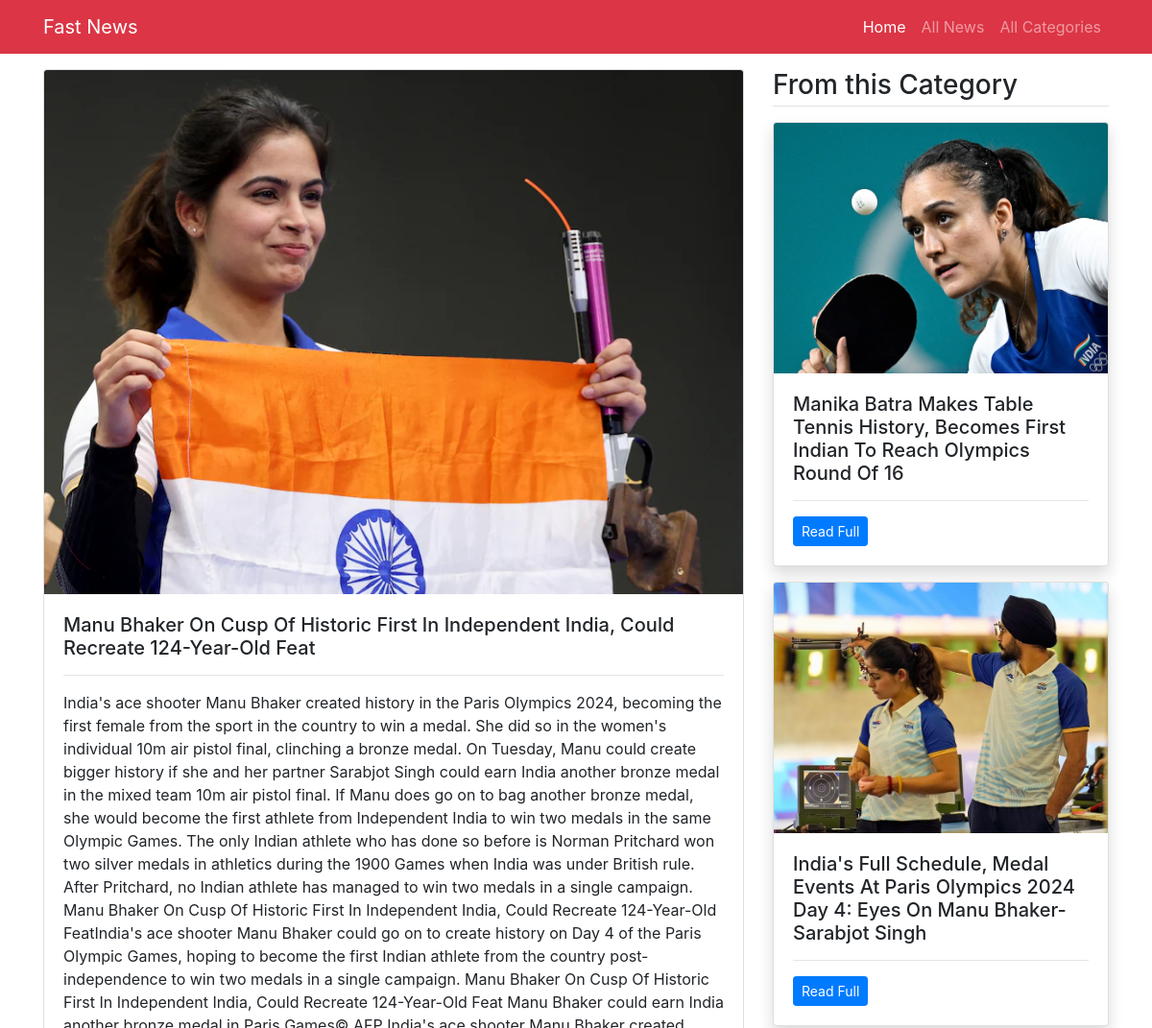
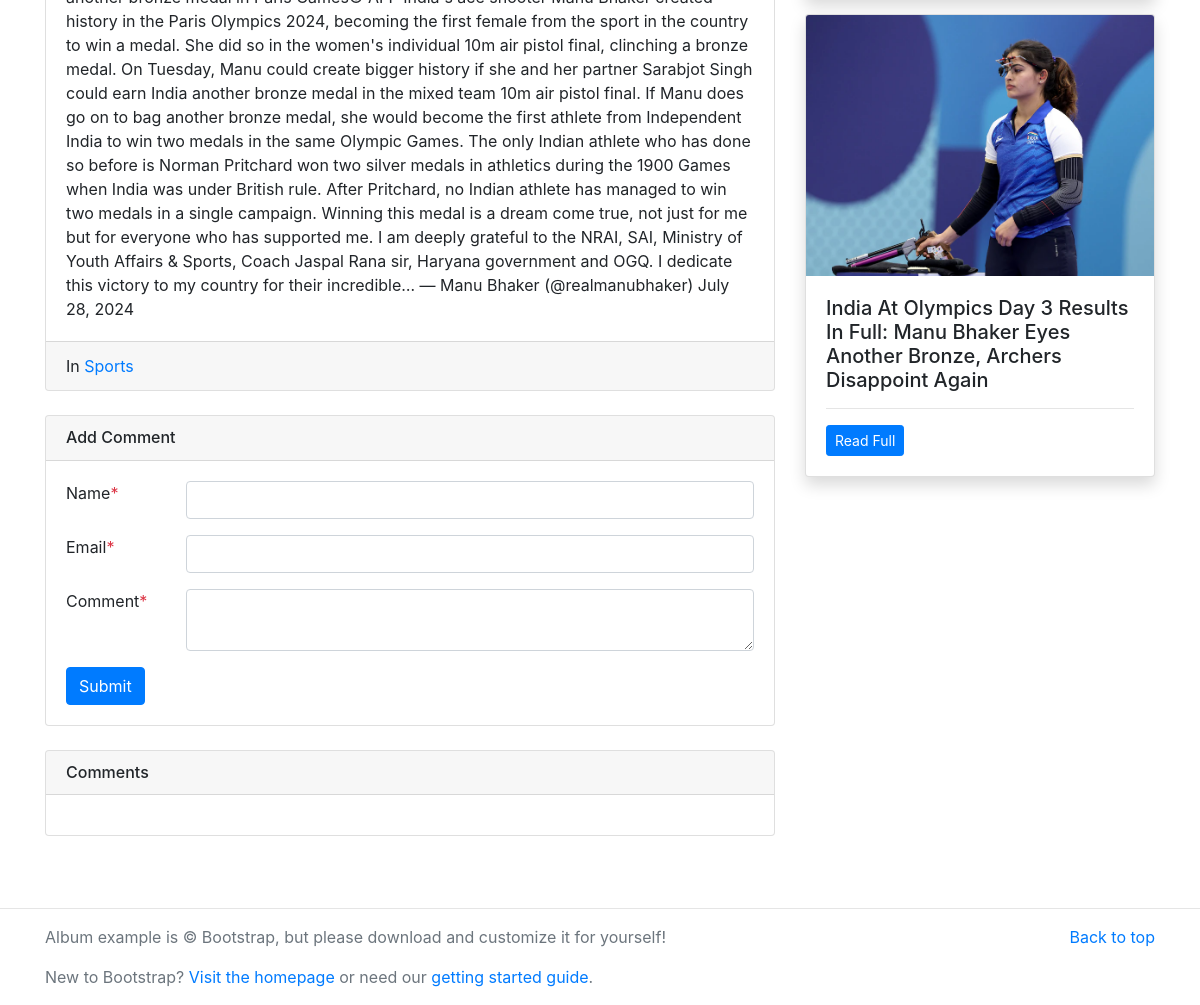
Screenshot of /detail/9 with the database file from the repository (2 pictures, top to bottom).
### news/main/models.py (models this page shows, shortened)
class News(models.Model):
    category=models.ForeignKey(Category,on_delete=models.CASCADE)
    title=models.CharField(max_length=300)
    image=models.ImageField(upload_to='imgs/')
    detail=models.TextField()
    add_time=models.DateTimeField(auto_now_add=True)
    class Meta:
        verbose_name_plural='News'

class Category(models.Model):
    title=models.CharField(max_length=200)
    category_image=models.ImageField(upload_to='imgs/')
    class Meta:
        verbose_name_plural='Categories'

### news/main/views.py (the view, shortened to what this page needs)
# urls.py: path('detail/<int:id>',views.detail,name='detail'),
def detail(request,id):
    news=News.objects.get(pk=id)
    category=Category.objects.get(id=news.category.id)
    rel_news=News.objects.filter(category=category).exclude(id=id)
    comments=Comment.objects.filter(news=news,status=True).order_by('-id')
    return render(request,'detail.html',{
        'news':news,
        'related_news':rel_news,
        'comments':comments
    })

### news/main/templates/detail.html (shortened to what this page needs)
{% extends 'base.html' %}
{% block content %}
<main class="container mt-3 mb-5">
	<div class="row my-3">
		<div class="col-md-8">
			<div class="card mb-3">
                <img src="/media/{{news.image}}" class="card-img-top" alt="{{news.title}}">
			  <div class="card-body">
			    <h5 class="card-title">{{news.title}}</h5>
			    <hr/>
			    <p class="card-text">{{news.detail}}</p>
			  </div>
			  <div class="card-footer">
			  	In <a href="/category/{{news.category.id}}">{{news.category.title}}</a>
			  </div>
			</div>
			<div class="card my-4">
				<h6 class="card-header">Add Comment</h6>
				<div class="card-body">
					<form method="post" action="/detail/{{news.id}}">
						<div class="form-group row">
							<label class="col-md-2">Name<span class="text-danger">*</span></label>
							<div class="col-md-10">
								<input type="text" name="name" required class="form-control" />
							</div>
						</div>
						<div class="form-group row">
							<label class="col-md-2">Email<span class="text-danger">*</span></label>
							<div class="col-md-10">
								<input type="temailext" name="email" required class="form-control" />
							</div>
						</div>
						<div class="form-group row">
							<label class="col-md-2">Comment<span class="text-danger">*</span></label>
							<div class="col-md-10">
								<textarea class="form-control" name="message" required></textarea>
							</div>
						</div>
						<input type="submit" class="btn btn-primary" />
					</form>
				</div>
			</div>
			<div class="card my-4">
				<h6 class="card-header">Comments</h6>
				<div class="card-body">
				</div>
			</div>
		</div>
		<div class="col-md-4">
			<h3 class="mb-3 border-bottom pb-1">From this Category</h3>
			{% for news in related_news %}
			<div class="card mb-3 shadow">
                <img src="/media/{{news.image}}" class="card-img-top" alt="{{news.title}}">
			  <div class="card-body">
			    <h5 class="card-title">{{news.title}}</h5>
			    <hr/>
			    <p class="card-text"><a href="/detail/{{news.id}}" class="btn btn-sm btn-primary">Read Full</a></p>
			  </div>
			</div>
			{% endfor %}
		</div>
	</div>
</main>
{% endblock %}

### rows the page displays
News: image (picture), title "Manu Bhaker On Cusp Of Historic First In Independent India, Could Recreate 124-Year-Old Feat", detail "India's ace shooter Manu Bhaker created history in the Paris Olympics 2024, becoming the first female from the sport in the country to win a medal. She did so in the women's individual 10m air pistol final, clinching a bronze medal. On Tuesday, Manu could create bigger history if she and her partner Sarabjot Singh could earn India another bronze medal in the mixed team 10m air pistol final. If Manu does go on to bag another bronze medal, she would become the first athlete from Independent India to win two medals in the same Olympic Games. The only Indian athlete who has done so before is Norman Pritchard won two silver medals in athletics during the 1900 Games when India was under British…", category "Sports"
News: image (picture), title "Manika Batra Makes Table Tennis History, Becomes First Indian To Reach Olympics Round Of 16"
News: image (picture), title "India's Full Schedule, Medal Events At Paris Olympics 2024 Day 4: Eyes On Manu Bhaker-Sarabjot Singh"
News: image (picture), title "India At Olympics Day 3 Results In Full: Manu Bhaker Eyes Another Bronze, Archers Disappoint Again"
